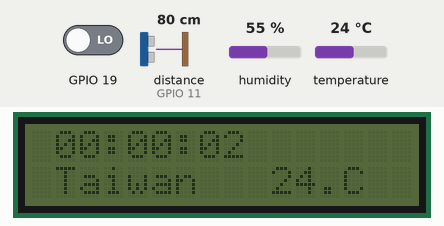
This sketch was run on a simulated ESP32-S3. Parts: 16×2 character LCD. Wiring (inferred from the names in the program): ultrasonic range finder: trigger GPIO 12; echo GPIO 11. The test bench sets the inputs (shaded band); at power-on: distance to the obstacle (sensor on GPIO 11) 80 cm, temperature 24 °C, GPIO 19 LOW, humidity 55 %. The echo pulse lasts 58.3 µs per cm; WiFi joins after 1.5 s; servers stay silent unless stated; the local clock reads 2024-03-15 10:24:30 at power-on unless the sketch sets it; what the sketch prints to the serial monitor is not drawn.

Above: at 2.7 s.
2.8 s: distance to the obstacle (sensor on GPIO 11) set to 12 cm
5.1 s: distance to the obstacle (sensor on GPIO 11) set to 9 cm
At 6.0 s:
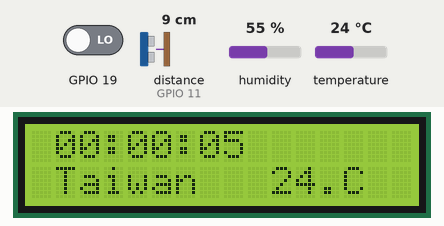
9.1 s: temperature set to 11 °C
At 10.6 s:
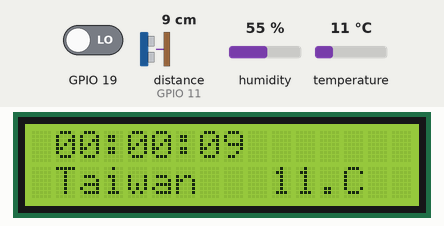
12.3 s: temperature set to 8 °C
At 13.7 s:
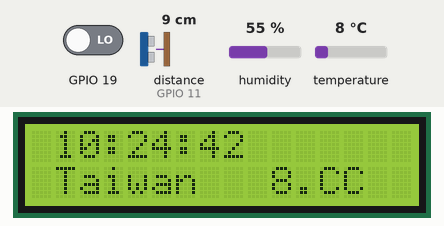
16.3 s: distance to the obstacle (sensor on GPIO 11) set to 18 cm
At 20.2 s:
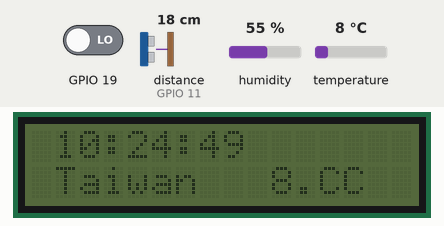
20.3 s: GPIO 19 driven HIGH
Timing chart, 0 to 22.8 s (numbered marks = the images above; inputs shaded):
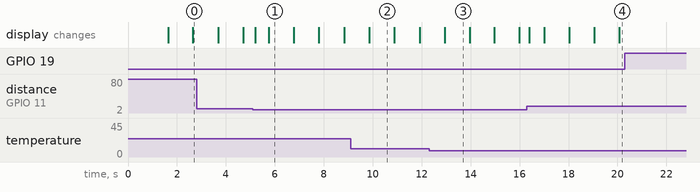

Measured:
- the behaviour switches between 11 and 10 cm on distance to the obstacle (sensor on GPIO 11) (found by bisection; images 0 and 1)
- the behaviour switches between 10 and 9 °C on temperature (found by bisection; images 2 and 3)
- after the input at 5.1 s, the display: first changes after 0.10 s (image 1 shows a later state)
- after the input at 12.3 s, the display: changes after 0.64 s (image 3)
- after the input at 16.3 s, the display: first changes after 0.09 s (image 4 shows a later state)
- after the input at 20.3 s, every drawn part: stays the same
- what the display in image 1 shows lasts 1.1 s, from 5.7 s to 6.8 s

The sketch:

Lab4.ino
```cpp
#include <LiquidCrystal_I2C.h>
#include <Wire.h>
#include <SimpleDHT.h>
#include <WiFi.h>
#include "time.h"

#define I2C_SDA 17
#define I2C_SCL 18

LiquidCrystal_I2C lcd(0x27, 16, 2);

int pinDHT11 = 14;
SimpleDHT11 dht11(pinDHT11);

char ssid[] = "";
char pass[] = "";

int now=0;
int current,prev;
int h,m,s;

int set=0;

byte temperature = 0;
byte humidity = 0;
int err = SimpleDHTErrSuccess;

const char* ntpServer = "time.stdtime.gov.tw";
const long gmtOffset_sec = 8*60*60;
int region=0;
const int daylightOffset_sec = 0;

int trig = 12;
int echo = 11;
int dua,dis;

struct tm timeinfo;

void setup() {
  pinMode(trig,OUTPUT);
  pinMode(echo,INPUT);
  Serial.begin(115200);
  Wire.begin(I2C_SDA, I2C_SCL);
  lcd.init();
  lcd.backlight();
  current=millis();
  prev=millis();
  if ((err = dht11.read(pinDHT11, &temperature, &humidity, NULL)) != SimpleDHTErrSuccess) {
    temperature=0;
  }
  pinMode(21, INPUT);
  pinMode(20, INPUT);
  pinMode(19, INPUT);

  WiFi.begin(ssid, pass);

  while(WiFi.status() != WL_CONNECTED) {
    Serial.print(".");
    delay(500);
  }
  Serial.println();
  Serial.print("ip = ");
  Serial.println(WiFi.localIP());
  Serial.print("WiFi RSSI:");
  Serial.println(WiFi.RSSI());
  configTime(gmtOffset_sec, daylightOffset_sec, ntpServer);

  lcd.noBacklight();
}

void loop() {
  current=millis();
  if(current-prev>1000){
    now++;
    prev=millis();
    if ((err = dht11.read(pinDHT11, &temperature, &humidity, NULL)) != SimpleDHTErrSuccess) {
      temperature=0;
    }
    if(now%10==0){
      if(!getLocalTime(&timeinfo)){
        Serial.println("Failed to obtain time");
        return;
      }
      // Serial.println(&timeinfo, "%A, %B %d %Y %H:%M:%S");
      char Hour[3],Min[3],Sec[3];
      strftime(Hour,3, "%H", &timeinfo);
      strftime(Min,3, "%M", &timeinfo);
      strftime(Sec,3, "%S", &timeinfo);
      // Serial.println(atoi(Hour));
      // Serial.println(atoi(Min));
      // Serial.println(atoi(Sec));
      now=atoi(Hour)*3600+atoi(Min)*60+atoi(Sec);
    }
  }
  if(digitalRead(19) == HIGH){
    region=(region+1)%2;
    if(region==0){
      configTime(8*60*60, daylightOffset_sec, ntpServer);
      now+=7*60*60;
    }else{
      configTime(60*60, daylightOffset_sec, ntpServer);
      now-=7*60*60;
    }
    while(digitalRead(19) == HIGH){
      int a=1;
    }
  }
  h=now/3600;
  m=(now%3600)/60;
  s=now%60;
  lcd.setCursor(1,0);
  if(h<10){
    lcd.print('0');
  }
  lcd.print(h);
  lcd.print(':');
  if(m<10){
    lcd.print('0');
  }
  lcd.print(m);
  lcd.print(':');
  if(s<10){
    lcd.print('0');
  }
  lcd.print(s);
  lcd.setCursor(1,1);
  if(region==0){
    lcd.print("Taiwan ");
  }else{
    lcd.print("England");
  }
  lcd.setCursor(10,1);
  lcd.print((int) temperature);
  lcd.print(".C");
  digitalWrite(trig,LOW);
  delayMicroseconds(2);
  digitalWrite(trig,HIGH);
  delayMicroseconds(10);
  digitalWrite(trig,LOW);
  dua = pulseIn(echo,HIGH);
  dis = dua * 0.034 / 2;
  delay(50);
  if(dis<10){
    lcd.backlight();
  }else{
    lcd.noBacklight();
  }
}
```
